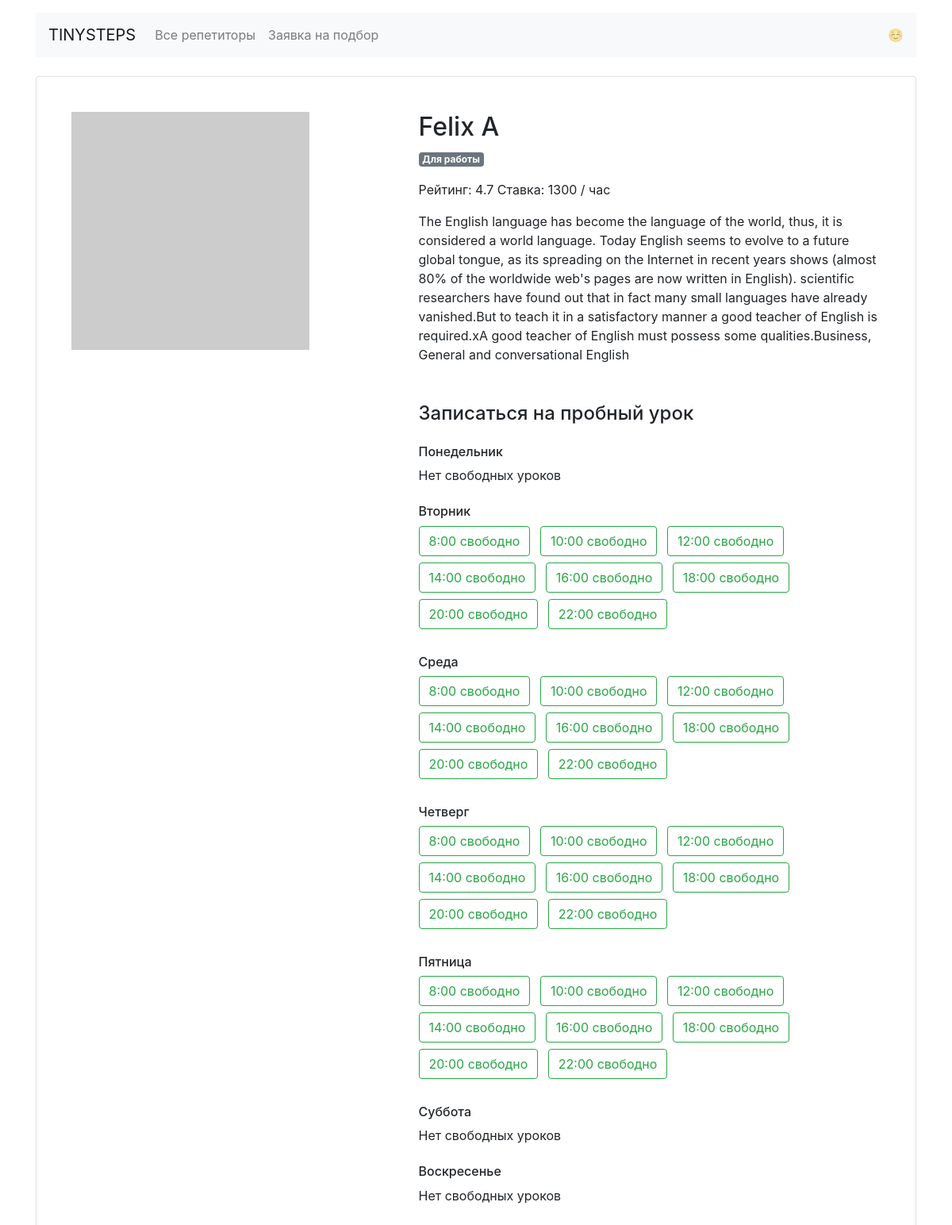
The page /profiles/3/ on the database its author committed.
### app.py (models this page shows)
class Teacher(db.Model):
    __tablename__ = 'teachers'
    id = db.Column(db.Integer, primary_key=True)
    name = db.Column(db.String(50), nullable=False)
    about = db.Column(db.Text(500))
    rating = db.Column(db.Float)
    picture = db.Column(db.String(100), nullable=False)
    price = db.Column(db.Integer, nullable=False)
    goals = db.relationship(
        'Goal', secondary=teachers_goals_association, back_populates='teachers'
    )
    free = db.Column(db.Text)
    bookings = db.relationship('Booking', back_populates='teacher')

class Goal(db.Model):
    __tablename__ = 'goals'
    id = db.Column(db.Integer, primary_key=True)
    alias = db.Column(db.String(25), nullable=False, unique=True)
    name = db.Column(db.String(25), nullable=False)
    emoji = db.Column(db.String(5), nullable=False)
    teachers = db.relationship(
        'Teacher', secondary=teachers_goals_association, back_populates='goals'
    )
    requests = db.relationship('Request', back_populates='goal')

class Weekday(db.Model):
    __tablename__ = 'weekdays'
    id = db.Column(db.Integer, primary_key=True)
    alias = db.Column(db.String(3), nullable=False, unique=True)
    name = db.Column(db.String(15), nullable=False)
    bookings = db.relationship('Booking', back_populates='weekday')

### app.py (the view)
@app.route("/profiles/<int:id>/")
def render_profile(id):
    teacher = db.session.query(Teacher).get_or_404(id)
    output = render_template('profile.html', teacher=teacher, teacher_free=json.loads(teacher.free), days=days)
    return output

### templates/profile.html
{% extends 'base.html' %}
{% block content %}
  <main class="container mt-3">
    <div class="card my-4 mx-auto">
      <div class="card-body m-2 m-md-4">
        <article class="row">
          <div class="col-5"><img src="{{ teacher.picture }}" class="img-fluid" alt=""></div>
          <div class="col-7">
            <section class="teacher=info">
              <h1 class="h2">{{ teacher.name }}</h1>
              <p>
                {% for goal in teacher.goals %}
                <span class="badge badge-secondary mr-2">{{ goal.name }}</span>
                {% endfor %}
              </p>
              <p>
                Рейтинг: {{ teacher.rating }} Ставка: {{ teacher.price }} / час</p>
              <p>{{ teacher.about }}</p>
            </section>
            <section class="available">
              <h4 class="mb-4 mt-5">Записаться на пробный урок</h4>
              {% for day in teacher_free %}
                <h6 class="mt-4">{{ days[day] }}</h6>
                {% set ns = namespace(nolessons=1) %}
                {% for time in teacher_free[day] %}
                  {% if teacher_free[day][time] %}
                    <a href="{{ url_for('render_booking_form', id=teacher.id, day=day, time=time) }}" class="btn btn-outline-success mr-2 mb-2">{{ time }} свободно</a>
                    {% set ns.nolessons = 0 %}
                  {% endif %}
                {% endfor %}
                {% if ns.nolessons == 1 %}<p>Нет свободных уроков</p>{% endif %}
              {% endfor %}
            </section>
          </div>
        </article>
      </div>
    </div>
  </main>
{% endblock %}

### rows shown on the page
Teacher: name "Felix A", rating "4.7", price "1300", about "The English language has become the language of the world, thus, it is considered a world language. Today English seems to evolve to a future global tongue, as its spreading on the Internet in recent years shows (almost 80% of the worldwide web's pages are now written in English). scientific researchers have found out that in fact many small languages have already vanished.But to teach it in a satisfactory manner a good teacher of English is required.xA good teacher of English must possess some qualities.Business, General and conversational English"
Goal: name "Для работы"
Weekday: name "Понедельник"
Weekday: name "Вторник"
Weekday: name "Среда"
Weekday: name "Четверг"
Weekday: name "Пятница"
Weekday: name "Суббота"
Weekday: name "Воскресенье"

### other values the page prints
{{ time }} "8:00" "10:00" "12:00" "14:00" "16:00" "18:00" "20:00" "22:00" "8:00" "10:00" "12:00" "14:00" "16:00" "18:00" "20:00" "22:00" "8:00" "10:00" "12:00" "14:00" "16:00" "18:00" "20:00" "22:00" "8:00" "10:00" "12:00" "14:00" "16:00" "18:00" "20:00" "22:00"
